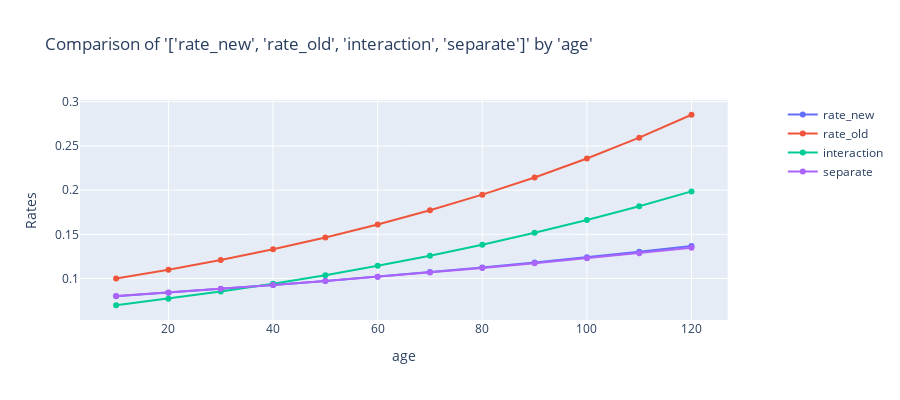

The cell this chart's notebook holds for it:
### Code cell
charters.compare_rates(
    merge_new,
    x_axis="age",
    rates=["rate_new", "rate_old", "interaction", "separate"],
)

### Figure 1 — Plotly figure (JSON) as saved in the notebook; plotly's stock layout.template omitted (floating-point values rounded to 4 significant figures)
{"data": [{"mode": "lines+markers", "name": "rate_new", "type": "scatter", "x": [10, 20, 30, 40, 50, 60, 70, 80, 90, 100, 110, 120], "xaxis": "x", "y": [0.08, 0.084, 0.0882, 0.09261, 0.09724, 0.1021, 0.1072, 0.1126, 0.1182, 0.1241, 0.1303, 0.1368], "yaxis": "y"}, {"mode": "lines+markers", "name": "rate_old", "type": "scatter", "x": [10, 20, 30, 40, 50, 60, 70, 80, 90, 100, 110, 120], "xaxis": "x", "y": [0.1, 0.11, 0.121, 0.1331, 0.1464, 0.1611, 0.1772, 0.1949, 0.2144, 0.2358, 0.2594, 0.2853], "yaxis": "y"}, {"mode": "lines+markers", "name": "interaction", "type": "scatter", "x": [10, 20, 30, 40, 50, 60, 70, 80, 90, 100, 110, 120], "xaxis": "x", "y": [0.06971, 0.0771, 0.0852, 0.09407, 0.1038, 0.1143, 0.1258, 0.1382, 0.1517, 0.1662, 0.1819, 0.1986], "yaxis": "y"}, {"mode": "lines+markers", "name": "separate", "type": "scatter", "x": [10, 20, 30, 40, 50, 60, 70, 80, 90, 100, 110, 120], "xaxis": "x", "y": [0.08014, 0.08412, 0.08827, 0.09261, 0.09714, 0.1019, 0.1068, 0.1119, 0.1173, 0.1229, 0.1287, 0.1347], "yaxis": "y"}], "layout": {"height": 400, "title": {"text": "Comparison of '['rate_new', 'rate_old', 'interaction', 'separate']' by 'age'"}, "xaxis": {"anchor": "y", "domain": [0, 0.94], "title": {"text": "age"}}, "yaxis": {"anchor": "x", "domain": [0, 1], "title": {"text": "Rates"}, "type": "-"}, "yaxis2": {"anchor": "x", "overlaying": "y", "side": "right"}}}
